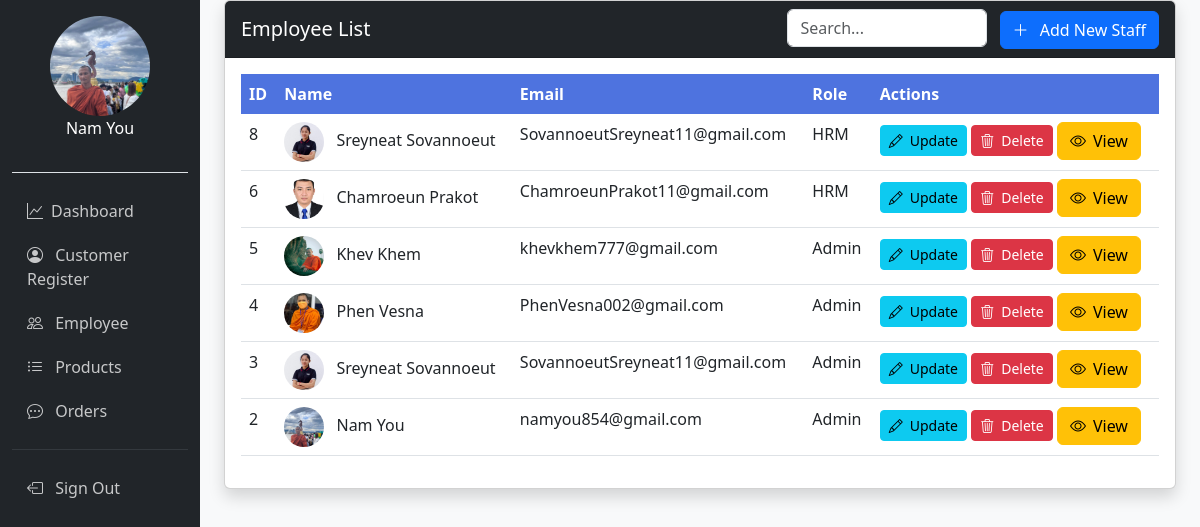
/views/admin/employee.php (signed in), run on the app's committed database.
### tables this page shows
CREATE TABLE IF NOT EXISTS `employee` (
  `Emp_ID` int NOT NULL AUTO_INCREMENT,
  `Emp_Role` varchar(100) DEFAULT NULL,
  `Emp_gmail` varchar(100) DEFAULT NULL,
  `Emp_password` varchar(100) DEFAULT NULL,
  `emp_firstname` varchar(20) DEFAULT NULL,
  `emp_lastname` varchar(20) DEFAULT NULL,
  `emp_image` text,
  PRIMARY KEY (`Emp_ID`)
);

### views/Employees/addemployees.php (called while the page is built, shortened)
<?php
require_once __DIR__ . "/../../controller/Empoyeecontroller.php";
include "../pages/header.php";
?>
<?php require "../pages/footer.php";
?>

### config/database.php (called while the page is built, shortened)
<?php
class database
{
    public function __construct()
    {
        $this->connection = mysqli_connect("localhost", "root", "", "mangement_food");
    }
}
?>

### models/Employee.php (called while the page is built, shortened)
<?php
require_once __DIR__ . "/../config/database.php";
class Employee extends database
{
    public function SelectAllEmployee()
    {
        $sql = "SELECT * FROM `employee` ORDER BY Emp_ID DESC";
        $select = mysqli_query($this->connection, $sql);
        $data = [];
        while ($row = mysqli_fetch_array($select)) {
            $data[] = [
                'id' => $row['Emp_ID'],
                'firstname' => $row['emp_firstname'],
                'lastname' => $row['emp_lastname'],
                'gmail' => $row['Emp_gmail'],
                'role' => $row['Emp_Role'],
                'password' => $row['Emp_password'],
                'image' => $row['emp_image'],
            ];
        }
        return $data;
    }
}
?>

### controller/Empoyeecontroller.php (called while the page is built, shortened)
<?php
require_once __DIR__ . "/../models/employee.php";
class EmployeeController extends Employee
{
    public function getEmployes()
    {
        $products = $this->SelectAllEmployee();
        return $products;
    }
}
?>

### views/admin/employee.php (the view, shortened to what this page needs)
<?php
include "../pages/header.php";
require_once __DIR__ . "/../../controller/Empoyeecontroller.php";
?>
<div class="container-fluid">
    <div class="row">
        <?php include '../pages/navbar.php'; ?>
        <div class="col-md-9 ms-sm-auto col-lg-10 px-md-4">
            <div class="card shadow">
                <div class="card-header bg-dark text-white d-flex justify-content-between align-items-center">
                    <h5 class="mb-0">Employee List</h5>
                    <div>
                        <input type="text" class="form-control d-inline-block me-2" placeholder="Search..."
                            style="width: 200px;">
                        <button type="button" class="btn btn-primary" data-bs-toggle="modal"
                            data-bs-target="#addEmployeeModal">
                            <i class="bi bi-plus-lg"></i> Add New Staff
                        </button>
                                        <?php
                                        include "../Employees/addemployees.php";
                                        ?>
                    </div>
                </div>
                <div class="card-body">
                    <div class="table-responsive">
                        <table class="table table-hover">
                            <thead class="bg-primary text-white">
                                <tr>
                                    <th>ID</th>
                                    <th>Name</th>
                                    <th>Email</th>
                                    <th>Role</th>
                                    <th>Actions</th>
                                </tr>
                            </thead>
                            <tbody>
                                <?php
                                $getEmployees = new EmployeeController();
                                $employees = $getEmployees->getEmployes();
                                foreach ($employees as $employee) {
                                    ?>
                                    <tr>
                                        <td><?php echo $employee['id']; ?></td>
                                        <td>
                                            <img class="rounded-circle me-2 object-fit-cover" width="40" height="40"
                                                src="./images/<?php echo $employee['image']; ?>" alt="">
                                            <?php echo $employee['firstname'] . " " . $employee['lastname']; ?>
                                        </td>
                                        <td><?php echo $employee['gmail']; ?></td>
                                        <td><?php echo $employee['role']; ?></td>
                                        <td>
                                            <a href="../Employees/updateemployee.php?id=<?php echo $employee['id']; ?>"
                                                class="btn btn-info btn-sm">
                                                <i class="bi bi-pencil "></i>Update</a>
                                            <a onclick="return confirm('Are you sure to delete this product ?');"
                                                href="../Employees/deleteemployee.php?id=<?php echo $employee['id']; ?>"
                                                class="btn btn-danger btn-sm">
                                                <i class="bi bi-trash3"></i>Delete</a>
                                            <button class="btn btn-warning view-btn"
                                                data-id="<?php echo $employee['id']; ?>"><i
                                                    class="bi bi-eye"></i>View</button>
                                        </td>
                                    </tr>
                                    <?php
                                }
                                ?>
                            </tbody>
                        </table>
                    </div>
                </div>
            </div>
        </div>
        <?php include '../pages/footer.php'; ?>

### views/pages/header.php (shortened to what this page needs)
<!DOCTYPE html>
<html lang="en">
<head>
    <link href="https://cdn.jsdelivr.net/npm/bootstrap@5.3.0-alpha1/dist/css/bootstrap.min.css" rel="stylesheet">
    <link rel="stylesheet" href="https://cdn.jsdelivr.net/npm/bootstrap-icons@1.10.3/font/bootstrap-icons.css">
    <link rel="stylesheet" href="../../assets/css/style.css">
    <link rel="stylesheet" href="../../assets/js/app.js ">
    <link rel="stylesheet" href="https://cdnjs.cloudflare.com/ajax/libs/font-awesome/6.4.0/css/all.min.css">
</head>
<body>

### views/pages/navbar.php (shortened to what this page needs)
<div id="sidebar" class="col-md-3 col-lg-2 d-md-block bg-dark ">
    <div class="d-flex flex-column justify-content-between align-items-center p-3 border-bottom ">
        <img class="employee_logo"
            src="./images/<?php echo isset($_SESSION['employee_photo']) ? $_SESSION['employee_photo'] : " "; ?>"
            alt="Photo Of Employee">
        <p><?php echo $_SESSION['firstname'] . " " . $_SESSION['lasttname'] ?></p>
    </div>
    <div class="position-sticky top-0 start-0 pt-3 ">
        <ul class="nav flex-column">
            <li class="nav-item ">
                <a class="nav-link active" href="index.php ">
                    <i class="bi bi-graph-up me-2 nav-icon"></i>Dashboard
                </a>
            </li>
            <li class="nav-item">
                <a class="nav-link " href="./customer_register.php">
                    <i class="bi bi-person-circle me-2 nav-icon"></i>
                    <span class="nav-text">Customer Register</span>
                </a>
            </li>
            <li class="nav-item">
                <a class="nav-link" href="./employee.php">
                    <i class="bi bi-people me-2 nav-icon"></i>
                    <span class="nav-text">Employee</span>
                </a>
            </li>
            <li class="nav-item">
                <a class="nav-link " href="./product.php"> <i class="bi bi-list-ul me-2 nav-icon"></i>
                    <span class="nav-text">Products</span></a>
            </li>
            <li class="nav-item">
                <a class="nav-link" href="./orders.php">
                    <i class="bi bi-chat-dots me-2 nav-icon"></i>
                    <span class="nav-text">Orders</span>
                </a>
            </li>
        </ul>
        <hr class="text-secondary">
        <ul class="nav flex-column  ">
            <li class="nav-item">
                <a class="nav-link" href="./logout.php">
                    <i class="bi bi-box-arrow-left me-2 nav-icon"></i>
                    <span class="nav-text">Sign Out</span>
                </a>
            </li>
        </ul>
    </div>
</div>

### views/pages/footer.php (shortened to what this page needs)
</body>
</html>

### assets/css/style.css (style rules this page uses)
body { background-color: #f8f9fa; }
#sidebar { min-height: 100vh; background-color: #212529; color: white; transition: all 0.3s; }
#sidebar .nav-link { color: rgba(255, 255, 255, 0.75); padding: 10px 15px; border-radius: 4px; }
#sidebar .nav-text { transition: opacity 0.3s; }
.table thead th { background-color: #4e73df; color: white; border-bottom: none; }

### views/pages/navbar.php (style rules this page uses)
.employee_logo { width: 100px; height: 100px; object-fit: cover; border-radius: 50%; }

### views/admin/employee.php (style rules this page uses)
button>i, a>i { margin-right: 7px; }

### data on the page
employee: Emp_ID "8", emp_image (picture), emp_firstname "Sreyneat", emp_lastname "Sovannoeut", Emp_gmail "SovannoeutSreyneat11@gmail.com", Emp_Role "HRM"
employee: Emp_ID "6", emp_image (picture), emp_firstname "Chamroeun", emp_lastname "Prakot", Emp_gmail "ChamroeunPrakot11@gmail.com", Emp_Role "HRM"
employee: Emp_ID "5", emp_image (picture), emp_firstname "Khev", emp_lastname "Khem", Emp_gmail "khevkhem777@gmail.com", Emp_Role "Admin"
employee: Emp_ID "4", emp_image (picture), emp_firstname "Phen", emp_lastname "Vesna", Emp_gmail "PhenVesna002@gmail.com", Emp_Role "Admin"
employee: Emp_ID "3", emp_image (picture), emp_firstname "Sreyneat", emp_lastname "Sovannoeut", Emp_gmail "SovannoeutSreyneat11@gmail.com", Emp_Role "Admin"
employee: Emp_ID "2", emp_image (picture), emp_firstname "Nam", emp_lastname "You", Emp_gmail "namyou854@gmail.com", Emp_Role "Admin"

### other printed values
$_SESSION['firstname'] "Nam"
$_SESSION['lasttname'] "You"
